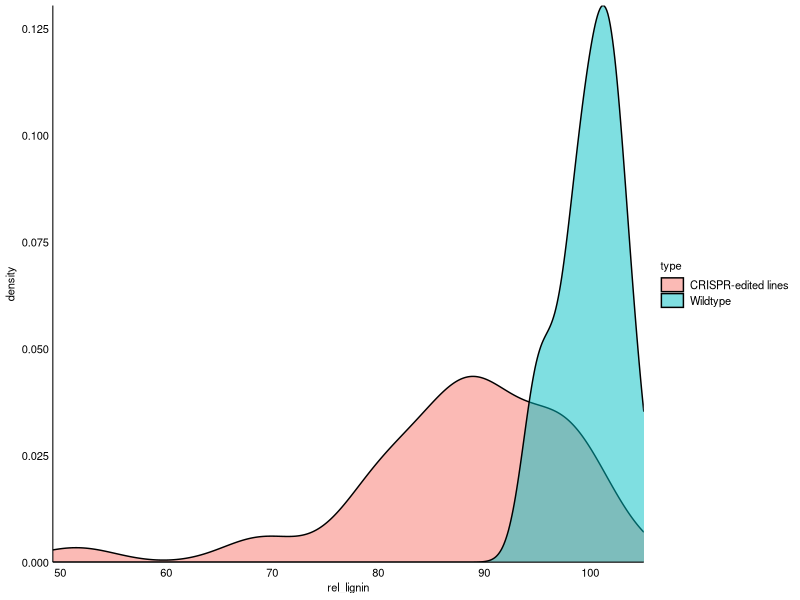
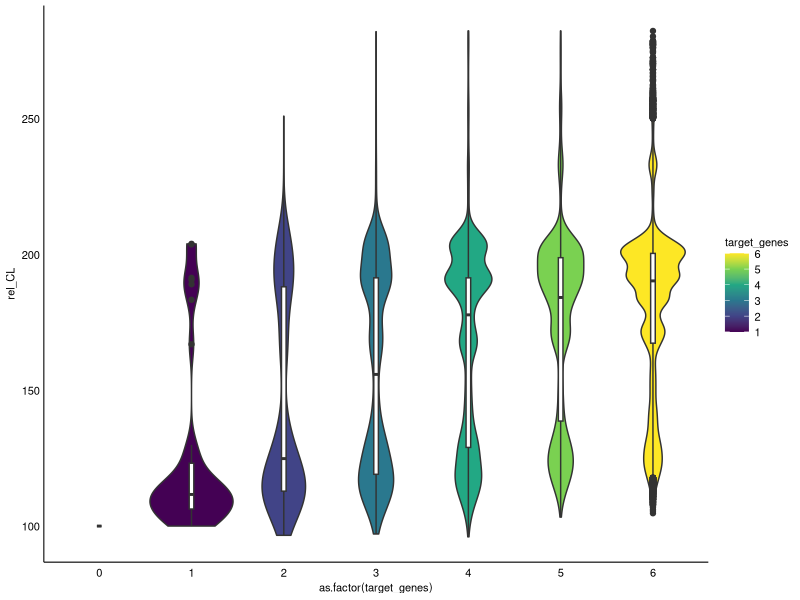
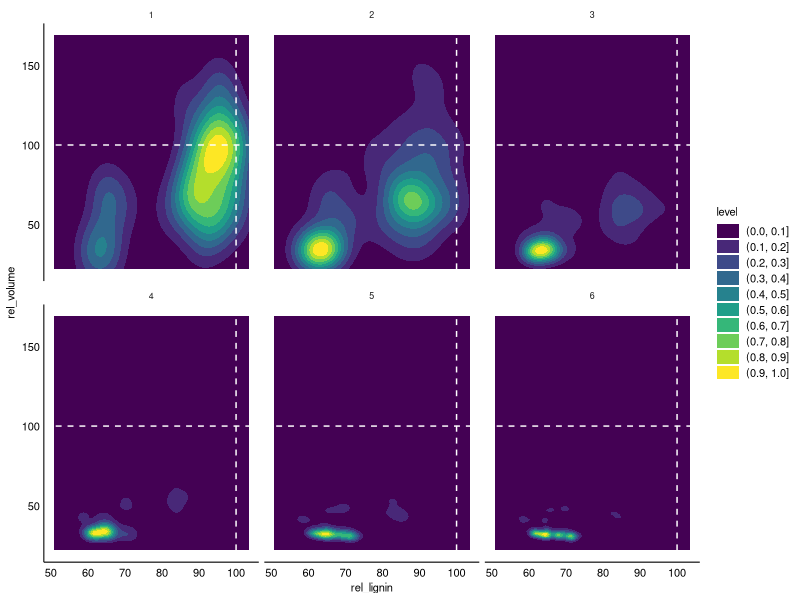

Recreate these plots in R, in order.
## ---- chunk 1
# in this "setup chunk" you can load packages:
library(tidyverse)

# you can also create a custom theme_*():
theme_sulis <- function(base_size = 8) {
  theme_minimal(
    base_size = base_size
  ) %+replace%
    theme(
      axis.ticks = element_blank(),
      axis.text.x = element_text(
        size = base_size,
        colour = "black",
        margin = margin(1, 1, 1, 1)
      ),
      axis.text.y = element_text(
        colour = "black",
        size = base_size,
        angle = 0,
        vjust = 0.5,
        hjust = 1,
        margin = margin(1, 1, 1, 1)
      ),
      axis.title = element_text(
        colour = "black",
        size = base_size
      ),
      axis.line = element_line(),
      panel.grid.major = element_blank(),
      panel.grid.minor = element_blank(),
      legend.text = element_text(size = base_size),
      legend.key.height = unit(4, "mm"),
      complete = TRUE
    )
}

# and define variables you might need:
ggtext_size <- 8 / (14 / 5)
## ---- chunk 2
# write your code in this code chunk; execute all code within the chunk your cursor is in with ctrl+shift+enter
data <- read_tsv("data/Sulis2023_fig3G.tsv")

ggplot(data = data,
       aes(
         x = rel_lignin,
         fill = type)) +
  geom_density(alpha = 0.5) +
  coord_cartesian(expand = FALSE) +
  theme_sulis()
## ---- chunk 3
data <- read_tsv("data/Sulis2023_predictions.tsv")
ggplot(data = data,
       aes(x = as.factor(target_genes),
           y = rel_CL)) +
  geom_violin(aes(fill = target_genes)) +
  geom_boxplot(width = 0.05) +
  scale_fill_viridis_c() +
  theme_sulis()
## ---- chunk 4
data <- read_tsv("data/Sulis2023_predictions.tsv")
ggplot(data = data |> filter(target_genes > 0),
       aes(x = rel_lignin,
           y = rel_volume)) +
  # geom_hex(bins = 5) +
  geom_density2d_filled(contour_var = "ndensity") +
  geom_hline(yintercept = 100, colour = "white", linetype = "dashed") +
  geom_vline(xintercept = 100, colour = "white", linetype = "dashed") +
  theme_sulis() +
  facet_wrap(~target_genes)
